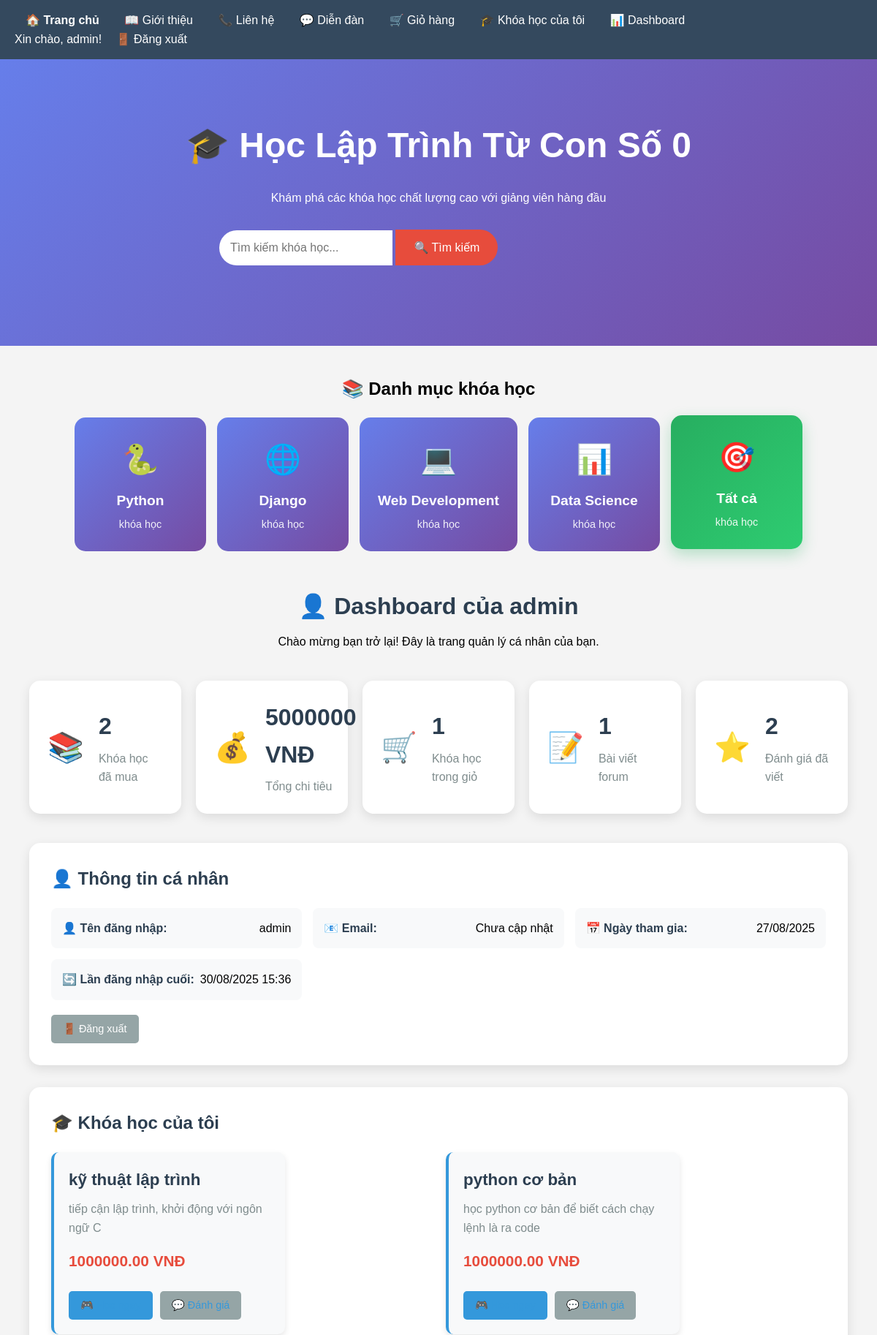
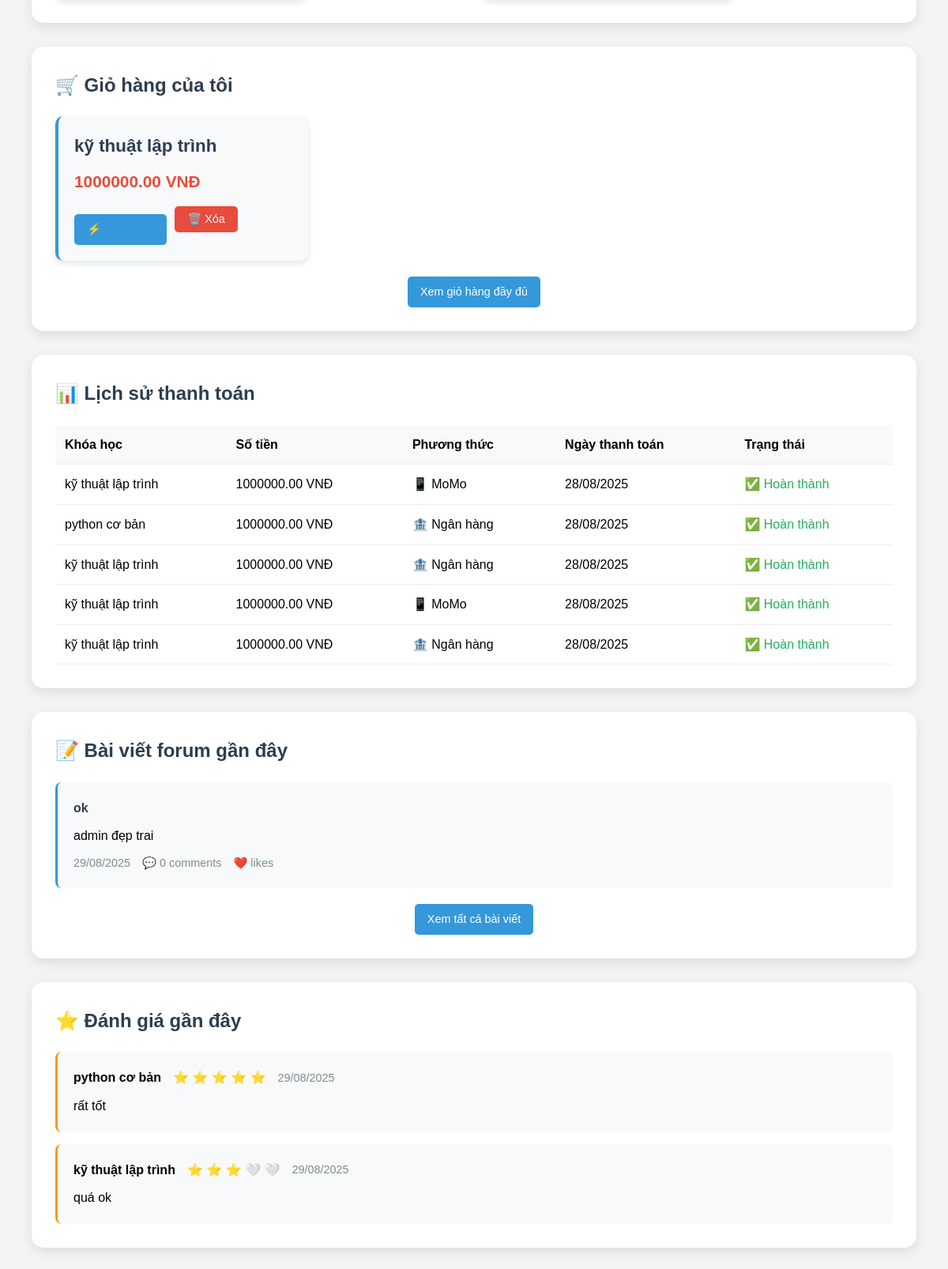
Screenshot of /my-dashboard/ (signed in) with the database file from the repository (2 pictures, top to bottom).
### courses/models.py (models this page shows, shortened)
class Course(models.Model):
    title = models.CharField(max_length=200, verbose_name="Tên khóa học")
    description = models.TextField(verbose_name="Mô tả")
    price = models.DecimalField(max_digits=10, decimal_places=2, verbose_name="Giá")
    created_at = models.DateTimeField(auto_now_add=True, verbose_name="Ngày tạo")
    CATEGORY_CHOICES = [
        ('python', 'Python'),
        ('django', 'Django'),
        ('web', 'Web Development'),
        ('data', 'Data Science'),
        ('other', 'Khác'),
    ]
    category = models.CharField(
        max_length=20,
        choices=CATEGORY_CHOICES,
        default='other',
        verbose_name="Danh mục"
    )

class Payment(models.Model):
    user = models.ForeignKey(User, on_delete=models.CASCADE)
    course = models.ForeignKey(Course, on_delete=models.CASCADE)
    amount = models.DecimalField(max_digits=10, decimal_places=2)
    status = models.CharField(max_length=20, choices=[
        ('pending', 'Đang chờ'),
        ('completed', 'Thành công'),
        ('failed', 'Thất bại')
    ], default='pending')
    created_at = models.DateTimeField(auto_now_add=True)
    payment_method = models.CharField(max_length=50, choices=[
        ('momo', 'MoMo'),
        ('banking', 'Chuyển khoản'),
        ('cod', 'Thanh toán khi nhận khóa học')
    ])

class ForumPost(models.Model):
    author = models.ForeignKey(User, on_delete=models.CASCADE, verbose_name="Tác giả")
    title = models.CharField(max_length=200, verbose_name="Tiêu đề")
    content = models.TextField(verbose_name="Nội dung")
    created_at = models.DateTimeField(auto_now_add=True, verbose_name="Ngày tạo")
    updated_at = models.DateTimeField(auto_now=True, verbose_name="Ngày cập nhật")
    tags = models.CharField(max_length=100, blank=True, verbose_name="Tags")
    is_pinned = models.BooleanField(default=False, verbose_name="Ghim bài")
    class Meta:
        ordering = ['-is_pinned', '-created_at']
        verbose_name = "Bài viết diễn đàn"
        verbose_name_plural = "Bài viết diễn đàn"

class Review(models.Model):
    user = models.ForeignKey(User, on_delete=models.CASCADE, verbose_name="Người dùng")
    course = models.ForeignKey(Course, on_delete=models.CASCADE, verbose_name="Khóa học")
    rating = models.IntegerField(
        choices=[(1, '1 sao'), (2, '2 sao'), (3, '3 sao'), (4, '4 sao'), (5, '5 sao')],
        verbose_name="Đánh giá"
    )
    comment = models.TextField(verbose_name="Bình luận")
    created_at = models.DateTimeField(auto_now_add=True, verbose_name="Ngày tạo")
    class Meta:
        unique_together = ('user', 'course')  # Mỗi user chỉ review 1 lần
        ordering = ['-created_at']
        verbose_name = "Đánh giá"
        verbose_name_plural = "Đánh giá"

### courses/views.py (the view)
# urls.py: path('my-dashboard/', views.user_dashboard, name='user_dashboard'),
@login_required
def user_dashboard(request):
    purchased_courses = Course.objects.filter(
        payment__user=request.user,
        payment__status='completed'
    ).distinct()
    cart_courses = Course.objects.filter(
        cart__user=request.user
    )
    payment_history = Payment.objects.filter(
        user=request.user
    ).select_related('course').order_by('-created_at')[:10]
    user_posts = ForumPost.objects.filter(
        author=request.user
    ).order_by('-created_at')[:5]
    user_reviews = Review.objects.filter(
        user=request.user
    ).select_related('course').order_by('-created_at')[:5]
    user_stats = {
        'total_courses': purchased_courses.count(),
        'total_spent': Payment.objects.filter(
            user=request.user,
            status='completed'
        ).aggregate(Sum('amount'))['amount__sum'] or 0,
        'courses_in_cart': cart_courses.count(),
        'total_posts': ForumPost.objects.filter(author=request.user).count(),
        'total_reviews': Review.objects.filter(user=request.user).count(),
    }
    return render(request, 'courses/user_dashboard.html', {
        'purchased_courses': purchased_courses,
        'cart_courses': cart_courses,
        'payment_history': payment_history,
        'user_posts': user_posts,
        'user_reviews': user_reviews,
        'user_stats': user_stats,
    })

### courses/templates/courses/user_dashboard.html (shortened to what this page needs)
{% extends 'courses/base.html' %}
{% block content %}
<div class="dashboard-container">
    <div class="dashboard-header">
        <h1>👤 Dashboard của {{ user.username }}</h1>
        <p>Chào mừng bạn trở lại! Đây là trang quản lý cá nhân của bạn.</p>
    </div>
    <div class="stats-grid">
        <div class="stat-card">
            <div class="stat-icon">📚</div>
            <div class="stat-content">
                <h3>{{ user_stats.total_courses }}</h3>
                <p>Khóa học đã mua</p>
            </div>
        </div>
        <div class="stat-card">
            <div class="stat-icon">💰</div>
            <div class="stat-content">
                <h3>{{ user_stats.total_spent|floatformat:0 }} VNĐ</h3>
                <p>Tổng chi tiêu</p>
            </div>
        </div>
        <div class="stat-card">
            <div class="stat-icon">🛒</div>
            <div class="stat-content">
                <h3>{{ user_stats.courses_in_cart }}</h3>
                <p>Khóa học trong giỏ</p>
            </div>
        </div>
        <div class="stat-card">
            <div class="stat-icon">📝</div>
            <div class="stat-content">
                <h3>{{ user_stats.total_posts }}</h3>
                <p>Bài viết forum</p>
            </div>
        </div>
        <div class="stat-card">
            <div class="stat-icon">⭐</div>
            <div class="stat-content">
                <h3>{{ user_stats.total_reviews }}</h3>
                <p>Đánh giá đã viết</p>
            </div>
        </div>
    </div>
    <div class="dashboard-section">
        <h2>👤 Thông tin cá nhân</h2>
        <div class="profile-info">
            <div class="info-item">
                <label>👤 Tên đăng nhập:</label>
                <span>{{ user.username }}</span>
            </div>
            <div class="info-item">
                <label>📧 Email:</label>
                <span>{{ user.email|default:"Chưa cập nhật" }}</span>
            </div>
            <div class="info-item">
                <label>📅 Ngày tham gia:</label>
                <span>{{ user.date_joined|date:"d/m/Y" }}</span>
            </div>
            <div class="info-item">
                <label>🔄 Lần đăng nhập cuối:</label>
                <span>{{ user.last_login|date:"d/m/Y H:i"|default:"Chưa đăng nhập" }}</span>
            </div>
        </div>
        <div style="margin-top: 20px;">
            <a href="/accounts/logout/" class="btn-secondary">🚪 Đăng xuất</a>
        </div>
    </div>
    <div class="dashboard-section">
        <h2>🎓 Khóa học của tôi</h2>
        {% if purchased_courses %}
        <div class="course-grid">
            {% for course in purchased_courses %}
            <div class="course-card">
                <h3>{{ course.title }}</h3>
                <p>{{ course.description|truncatewords:15 }}</p>
                <p class="price">{{ course.price }} VNĐ</p>
                <div class="course-actions">
                    <a href="/course/{{ course.id }}/" class="btn-primary">🎮 Học ngay</a>
                    <a href="/course/{{ course.id }}/#reviews" class="btn-secondary">💬 Đánh giá</a>
                </div>
            </div>
            {% endfor %}
        </div>
        {% endif %}
    </div>
    {% if cart_courses %}
    <div class="dashboard-section">
        <h2>🛒 Giỏ hàng của tôi</h2>
        <div class="course-grid">
            {% for course in cart_courses %}
            <div class="course-card">
                <h3>{{ course.title }}</h3>
                <p class="price">{{ course.price }} VNĐ</p>
                <div class="course-actions">
                    <a href="/checkout-direct/{{ course.id }}/" class="btn-primary">⚡ Mua ngay</a>
                    <form action="{% url 'remove_from_cart' course.id %}" method="post" style="display: inline;">
                        <button type="submit" class="btn-danger">🗑️ Xóa</button>
                    </form>
                </div>
            </div>
            {% endfor %}
        </div>
        <div style="text-align: center; margin-top: 20px;">
            <a href="/cart/" class="btn-primary">Xem giỏ hàng đầy đủ</a>
        </div>
    </div>
    {% endif %}
    <div class="dashboard-section">
        <h2>📊 Lịch sử thanh toán</h2>
        {% if payment_history %}
        <div class="payment-history">
            <table>
                <thead>
                    <tr>
                        <th>Khóa học</th>
                        <th>Số tiền</th>
                        <th>Phương thức</th>
                        <th>Ngày thanh toán</th>
                        <th>Trạng thái</th>
                    </tr>
                </thead>
                <tbody>
                    {% for payment in payment_history %}
                    <tr>
                        <td>{{ payment.course.title }}</td>
                        <td>{{ payment.amount }} VNĐ</td>
                        <td>
                            {% if payment.payment_method == 'momo' %}📱 MoMo
                            {% elif payment.payment_method == 'banking' %}🏦 Ngân hàng
                            {% else %}📦 COD
                            {% endif %}
                        </td>
                        <td>{{ payment.created_at|date:"d/m/Y" }}</td>
                        <td>
                            <span class="status status-{{ payment.status }}">
                                {% if payment.status == 'completed' %}✅ Hoàn thành
                                {% elif payment.status == 'pending' %}⏳ Đang chờ
                                {% else %}❌ Thất bại
                                {% endif %}
                            </span>
                        </td>
                    </tr>
                    {% endfor %}
                </tbody>
            </table>
        </div>
        {% else %}
        <div class="empty-state">
            <div style="font-size: 4em;">💳</div>
            <h3>Chưa có giao dịch nào</h3>
            <p>Hãy mua khóa học đầu tiên của bạn!</p>
        </div>
        {% endif %}
    </div>
    <div class="dashboard-section">
        <h2>📝 Bài viết forum gần đây</h2>
        {% if user_posts %}
        <div class="posts-list">
            {% for post in user_posts %}
            <div class="post-item">
                <h4><a href="{% url 'forum_detail' post.id %}">{{ post.title }}</a></h4>
                <p>{{ post.content|truncatewords:20 }}</p>
                <div class="post-meta">
                    <span>{{ post.created_at|date:"d/m/Y" }}</span>
                    <span>💬 {{ post.comments.count }} comments</span>
                    <span>❤️ {{ post.like_count }} likes</span>
                </div>
            </div>
            {% endfor %}
        </div>
        <div style="text-align: center; margin-top: 20px;">
            <a href="{% url 'forum_list' %}?author={{ user.username }}" class="btn-primary">Xem tất cả bài viết</a>
        </div>
        {% endif %}
    </div>
    <div class="dashboard-section">
        <h2>⭐ Đánh giá gần đây</h2>
        {% if user_reviews %}
        <div class="reviews-list">
            {% for review in user_reviews %}
            <div class="review-item">
                <div class="review-header">
                    <strong>{{ review.course.title }}</strong>
                    <div class="stars">
                        {% for i in "12345" %}
                            {% if forloop.counter <= review.rating %}⭐{% else %}🤍{% endif %}
                        {% endfor %}
                    </div>
                    <span>{{ review.created_at|date:"d/m/Y" }}</span>
                </div>
                <p>{{ review.comment|truncatewords:30 }}</p>
            </div>
            {% endfor %}
        </div>
        {% else %}
        <div class="empty-state">
            <div style="font-size: 4em;">⭐</div>
            <h3>Chưa có đánh giá nào</h3>
            <p>Hãy đánh giá khóa học bạn đã mua!</p>
        </div>
        {% endif %}
    </div>
</div>
{% endblock %}

### courses/templates/courses/base.html (shortened to what this page needs)
<!DOCTYPE html>
<html lang="vi">
<head>
</head>
<body>
<nav>
    <div>
        <a href="/" style="font-weight: bold;">🏠 Trang chủ</a>
        <a href="/about/">📖 Giới thiệu</a>
        <a href="/contact/">📞 Liên hệ</a>
        <div class="nav-dropdown">
            <a href="/forum/" class="nav-link">💬 Diễn đàn</a>
        </div>
        {% if user.is_authenticated %}
            <a href="/cart/">🛒 Giỏ hàng</a>
            <a href="/my-courses/">🎓 Khóa học của tôi</a>
            <a href="/my-dashboard/">📊 Dashboard</a>
        {% endif %}
    </div>
    <div>
        {% if user.is_authenticated %}
            <span class="user-info">Xin chào, {{ user.username }}!</span>
            <a href="/accounts/logout/">🚪 Đăng xuất</a>
        {% else %}
            <a href="/accounts/login/">🔐 Đăng nhập</a>
            <a href="/accounts/signup/">📝 Đăng ký</a>
        {% endif %}
    </div>
</nav>
    <div class="hero-banner">
        <h1>🎓 Học Lập Trình Từ Con Số 0</h1>
        <p>Khám phá các khóa học chất lượng cao với giảng viên hàng đầu</p>
        <div class="search-bar">
            <form action="/search/" method="get">
                <input type="text" name="q" placeholder="Tìm kiếm khóa học...">
                <button type="submit">🔍 Tìm kiếm</button>
            </form>
        </div>
    </div>
<div class="categories-slider">
    <h2 style="text-align: center; margin: 40px 0 20px 0;">📚 Danh mục khóa học</h2>
    <div class="categories">
        <a href="/?category=python" class="category-card {% if selected_category == 'python' %}active{% endif %}">
            <span style="font-size: 2.5em;">🐍</span>
            <h3>Python</h3>
            <p>{{ python_count }} khóa học</p>
        </a>
        <a href="/?category=django" class="category-card {% if selected_category == 'django' %}active{% endif %}">
            <span style="font-size: 2.5em;">🌐</span>
            <h3>Django</h3>
            <p>{{ django_count }} khóa học</p>
        </a>
        <a href="/?category=web" class="category-card {% if selected_category == 'web' %}active{% endif %}">
            <span style="font-size: 2.5em;">💻</span>
            <h3>Web Development</h3>
            <p>{{ web_count }} khóa học</p>
        </a>
        <a href="/?category=data" class="category-card {% if selected_category == 'data' %}active{% endif %}">
            <span style="font-size: 2.5em;">📊</span>
            <h3>Data Science</h3>
            <p>{{ data_count }} khóa học</p>
        </a>
        <a href="/" class="category-card {% if not selected_category %}active{% endif %}">
            <span style="font-size: 2.5em;">🎯</span>
            <h3>Tất cả</h3>
            <p>{{ all_count }} khóa học</p>
        </a>
    </div>
</div>
    <div class="content">
        {% block content %}
        {% endblock %}
    </div>
</body>
</html>

### rows the page displays
Course: title "kỹ thuật lập trình", description "tiếp cận lập trình, khởi động với ngôn ngữ C", price "1000000.00"
Course: title "python cơ bản", description "học python cơ bản để biết cách chạy lệnh là ra code", price "1000000.00"
Payment: course "kỹ thuật lập trình", amount "1000000.00", payment_method "📱 MoMo", created_at "28/08/2025", status "✅ Hoàn thành"
Payment: course "python cơ bản", amount "1000000.00", payment_method "🏦 Ngân hàng", created_at "28/08/2025", status "✅ Hoàn thành"
Payment: course "kỹ thuật lập trình", amount "1000000.00", payment_method "🏦 Ngân hàng", created_at "28/08/2025", status "✅ Hoàn thành"
Payment: course "kỹ thuật lập trình", amount "1000000.00", payment_method "📱 MoMo", created_at "28/08/2025", status "✅ Hoàn thành"
Payment: course "kỹ thuật lập trình", amount "1000000.00", payment_method "🏦 Ngân hàng", created_at "28/08/2025", status "✅ Hoàn thành"
ForumPost: title "ok", content "admin đẹp trai", created_at "29/08/2025", comments.count "0"
Review: course "python cơ bản", rating 5 (drawn), created_at "29/08/2025", comment "rất tốt"
Review: course "kỹ thuật lập trình", rating 3 (drawn), created_at "29/08/2025", comment "quá ok"

### other values shown
{{ user.username }} "admin"
{{ user_stats.total_courses }} "2"
{{ user_stats.total_spent|floatformat:0 }} "5000000"
{{ user_stats.courses_in_cart }} "1"
{{ user_stats.total_posts }} "1"
{{ user_stats.total_reviews }} "2"
{{ user.email|default:"Chưa cập nhật" }} "Chưa cập nhật"
{{ user.date_joined|date:"d/m/Y" }} "27/08/2025"
{{ user.last_login|date:"d/m/Y H:i"|default:"Chưa đăng nhập" }} "30/08/2025 15:36"
